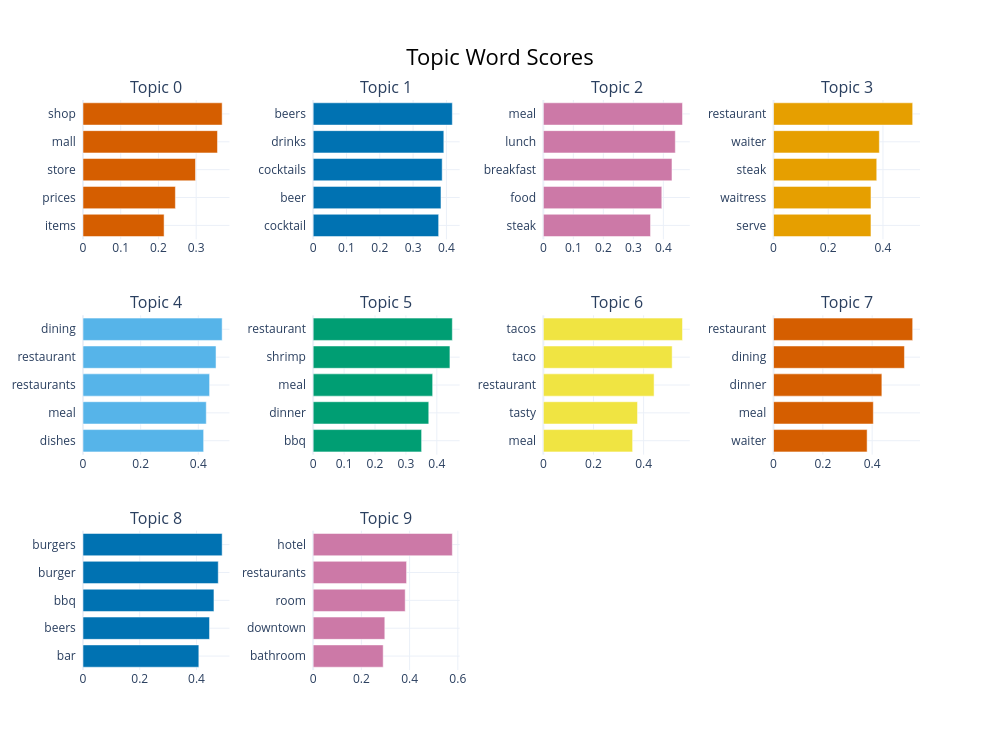

Write notebook code for a chart like this one.
### Code cell
# Topic barchart
try:
    fig = extractor.visualize_barchart(top_n_topics=10)
    fig.show()
except Exception as e:
    print(f"Barchart failed: {e}")

### Figure 1 — Plotly figure (JSON) as saved in the notebook; plotly's stock layout.template omitted (floating-point values rounded to 4 significant figures)
{"data": [{"marker": {"color": "#D55E00"}, "orientation": "h", "type": "bar", "x": [0.2149, 0.2449, 0.2982, 0.3565, 0.3688], "xaxis": "x", "y": ["items  ", "prices  ", "store  ", "mall  ", "shop  "], "yaxis": "y"}, {"marker": {"color": "#0072B2"}, "orientation": "h", "type": "bar", "x": [0.3766, 0.3836, 0.3873, 0.3922, 0.4177], "xaxis": "x2", "y": ["cocktail  ", "beer  ", "cocktails  ", "drinks  ", "beers  "], "yaxis": "y2"}, {"marker": {"color": "#CC79A7"}, "orientation": "h", "type": "bar", "x": [0.3572, 0.3948, 0.4288, 0.4399, 0.4638], "xaxis": "x3", "y": ["steak  ", "food  ", "breakfast  ", "lunch  ", "meal  "], "yaxis": "y3"}, {"marker": {"color": "#E69F00"}, "orientation": "h", "type": "bar", "x": [0.3561, 0.3562, 0.3772, 0.3868, 0.5086], "xaxis": "x4", "y": ["serve  ", "waitress  ", "steak  ", "waiter  ", "restaurant  "], "yaxis": "y4"}, {"marker": {"color": "#56B4E9"}, "orientation": "h", "type": "bar", "x": [0.4185, 0.4277, 0.4392, 0.4615, 0.4828], "xaxis": "x5", "y": ["dishes  ", "meal  ", "restaurants  ", "restaurant  ", "dining  "], "yaxis": "y5"}, {"marker": {"color": "#009E73"}, "orientation": "h", "type": "bar", "x": [0.3507, 0.3739, 0.3865, 0.4424, 0.4501], "xaxis": "x6", "y": ["bbq  ", "dinner  ", "meal  ", "shrimp  ", "restaurant  "], "yaxis": "y6"}, {"marker": {"color": "#F0E442"}, "orientation": "h", "type": "bar", "x": [0.3561, 0.3757, 0.4418, 0.5139, 0.5551], "xaxis": "x7", "y": ["meal  ", "tasty  ", "restaurant  ", "taco  ", "tacos  "], "yaxis": "y7"}, {"marker": {"color": "#D55E00"}, "orientation": "h", "type": "bar", "x": [0.3795, 0.4047, 0.4393, 0.5309, 0.5643], "xaxis": "x8", "y": ["waiter  ", "meal  ", "dinner  ", "dining  ", "restaurant  "], "yaxis": "y8"}, {"marker": {"color": "#0072B2"}, "orientation": "h", "type": "bar", "x": [0.4083, 0.446, 0.4616, 0.4768, 0.4905], "xaxis": "x9", "y": ["bar  ", "beers  ", "bbq  ", "burger  ", "burgers  "], "yaxis": "y9"}, {"marker": {"color": "#CC79A7"}, "orientation": "h", "type": "bar", "x": [0.2904, 0.2971, 0.3817, 0.3874, 0.5772], "xaxis": "x10", "y": ["bathroom  ", "downtown  ", "room  ", "restaurants  ", "hotel  "], "yaxis": "y10"}], "layout": {"annotations": [{"font": {"size": 16}, "showarrow": false, "text": "Topic 0", "x": 0.0875, "xanchor": "center", "xref": "paper", "y": 1, "yanchor": "bottom", "yref": "paper"}, {"font": {"size": 16}, "showarrow": false, "text": "Topic 1", "x": 0.3625, "xanchor": "center", "xref": "paper", "y": 1, "yanchor": "bottom", "yref": "paper"}, {"font": {"size": 16}, "showarrow": false, "text": "Topic 2", "x": 0.6375, "xanchor": "center", "xref": "paper", "y": 1, "yanchor": "bottom", "yref": "paper"}, {"font": {"size": 16}, "showarrow": false, "text": "Topic 3", "x": 0.9125, "xanchor": "center", "xref": "paper", "y": 1, "yanchor": "bottom", "yref": "paper"}, {"font": {"size": 16}, "showarrow": false, "text": "Topic 4", "x": 0.0875, "xanchor": "center", "xref": "paper", "y": 0.6222, "yanchor": "bottom", "yref": "paper"}, {"font": {"size": 16}, "showarrow": false, "text": "Topic 5", "x": 0.3625, "xanchor": "center", "xref": "paper", "y": 0.6222, "yanchor": "bottom", "yref": "paper"}, {"font": {"size": 16}, "showarrow": false, "text": "Topic 6", "x": 0.6375, "xanchor": "center", "xref": "paper", "y": 0.6222, "yanchor": "bottom", "yref": "paper"}, {"font": {"size": 16}, "showarrow": false, "text": "Topic 7", "x": 0.9125, "xanchor": "center", "xref": "paper", "y": 0.6222, "yanchor": "bottom", "yref": "paper"}, {"font": {"size": 16}, "showarrow": false, "text": "Topic 8", "x": 0.0875, "xanchor": "center", "xref": "paper", "y": 0.2444, "yanchor": "bottom", "yref": "paper"}, {"font": {"size": 16}, "showarrow": false, "text": "Topic 9", "x": 0.3625, "xanchor": "center", "xref": "paper", "y": 0.2444, "yanchor": "bottom", "yref": "paper"}], "height": 750, "hoverlabel": {"bgcolor": "white", "font": {"family": "Rockwell", "size": 16}}, "showlegend": false, "title": {"font": {"color": "Black", "size": 22}, "text": "Topic Word Scores", "x": 0.5, "xanchor": "center", "yanchor": "top"}, "width": 1000, "xaxis": {"anchor": "y", "domain": [0, 0.175], "showgrid": true}, "xaxis10": {"anchor": "y10", "domain": [0.275, 0.45], "showgrid": true}, "xaxis11": {"anchor": "y11", "domain": [0.55, 0.725], "showgrid": true}, "xaxis12": {"anchor": "y12", "domain": [0.825, 1], "showgrid": true}, "xaxis2": {"anchor": "y2", "domain": [0.275, 0.45], "showgrid": true}, "xaxis3": {"anchor": "y3", "domain": [0.55, 0.725], "showgrid": true}, "xaxis4": {"anchor": "y4", "domain": [0.825, 1], "showgrid": true}, "xaxis5": {"anchor": "y5", "domain": [0, 0.175], "showgrid": true}, "xaxis6": {"anchor": "y6", "domain": [0.275, 0.45], "showgrid": true}, "xaxis7": {"anchor": "y7", "domain": [0.55, 0.725], "showgrid": true}, "xaxis8": {"anchor": "y8", "domain": [0.825, 1], "showgrid": true}, "xaxis9": {"anchor": "y9", "domain": [0, 0.175], "showgrid": true}, "yaxis": {"anchor": "x", "domain": [0.7556, 1], "showgrid": true}, "yaxis10": {"anchor": "x10", "domain": [0, 0.2444], "showgrid": true}, "yaxis11": {"anchor": "x11", "domain": [0, 0.2444], "showgrid": true}, "yaxis12": {"anchor": "x12", "domain": [0, 0.2444], "showgrid": true}, "yaxis2": {"anchor": "x2", "domain": [0.7556, 1], "showgrid": true}, "yaxis3": {"anchor": "x3", "domain": [0.7556, 1], "showgrid": true}, "yaxis4": {"anchor": "x4", "domain": [0.7556, 1], "showgrid": true}, "yaxis5": {"anchor": "x5", "domain": [0.3778, 0.6222], "showgrid": true}, "yaxis6": {"anchor": "x6", "domain": [0.3778, 0.6222], "showgrid": true}, "yaxis7": {"anchor": "x7", "domain": [0.3778, 0.6222], "showgrid": true}, "yaxis8": {"anchor": "x8", "domain": [0.3778, 0.6222], "showgrid": true}, "yaxis9": {"anchor": "x9", "domain": [0, 0.2444], "showgrid": true}}}
